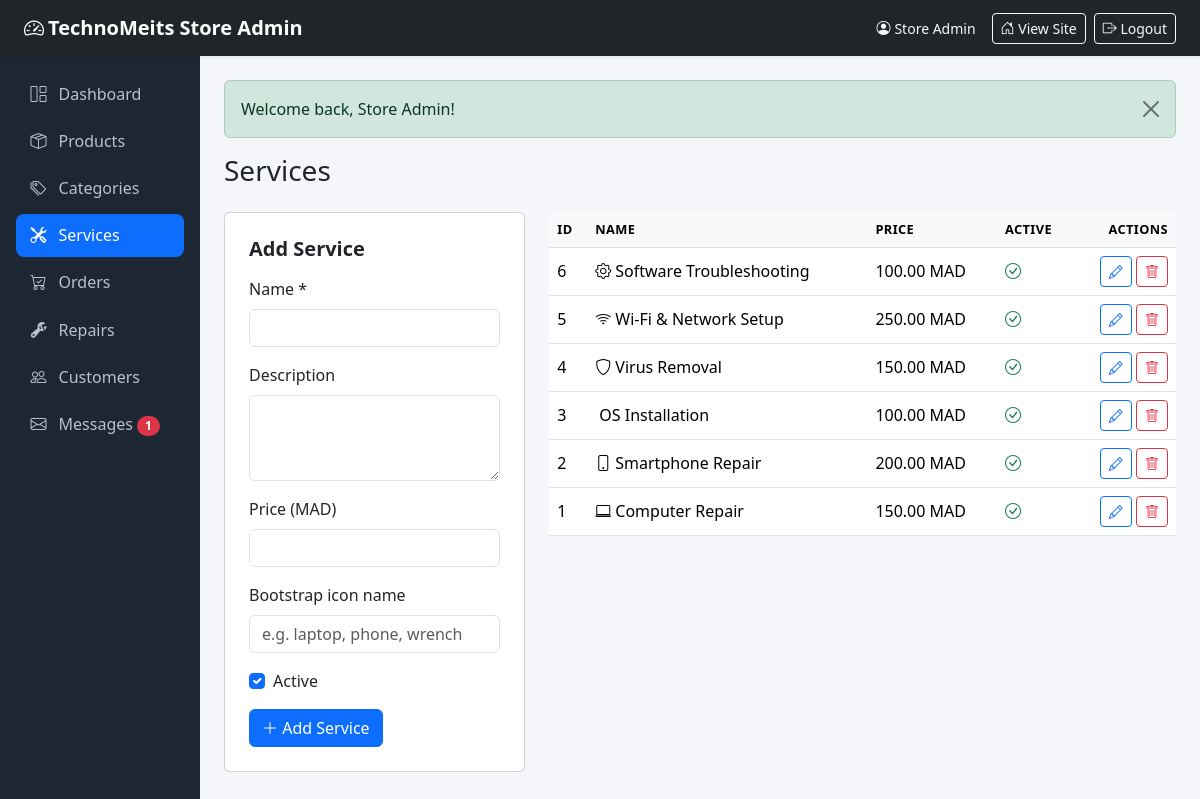
Page /public/admin/services (signed in) on the committed database.
### tables this page shows
CREATE TABLE services (
    id          INT UNSIGNED AUTO_INCREMENT PRIMARY KEY,
    name        VARCHAR(150) NOT NULL,
    description TEXT,
    price       DECIMAL(10, 2) DEFAULT NULL,
    icon        VARCHAR(100) DEFAULT NULL,
    is_active   TINYINT(1) NOT NULL DEFAULT 1,
    created_at  TIMESTAMP NOT NULL DEFAULT CURRENT_TIMESTAMP
);

### app/controllers/admin/ServicesController.php (called while the page is built, shortened)
<?php
class ServicesController extends Controller
{
    public function index()
    {
        $this->adminView('admin/services/index', [
            'title'       => 'Services',
            'adminActive' => 'services',
            'services'    => (new Service())->all(),
        ]);
    }
}

### app/core/App.php (called while the page is built, shortened)
<?php
class App
{
    protected $controller;
    protected $method = 'index';
    public function __construct()
    {
        $url = $this->parseUrl();
        if (!empty($url) && strtolower($url[0]) === 'admin') {
            array_shift($url);
            $this->resolveAdmin($url);
        } else {
            $this->resolvePublic($url);
        }
        $this->params = array_values($url);
        call_user_func_array([$this->controller, $this->method], $this->params);
    }
    private function resolveAdmin(&$url)
    {
        $controllerName = !empty($url[0]) ? ucfirst(strtolower($url[0])) . 'Controller' : 'DashboardController';
        $class          = 'App\\Controllers\\Admin\\' . $controllerName;
        array_shift($url);
        $this->controller = class_exists($class) ? new $class() : new ErrorController();
        $this->method     = !empty($url[0]) ? strtolower(array_shift($url)) : 'index';
    }
    private function parseUrl()
    {
        if (isset($_GET['url'])) {
            $url = rtrim($_GET['url'], '/');
            $url = filter_var($url, FILTER_SANITIZE_URL);
            return explode('/', $url);
        }
        return [];
    }
}

### public/index.php (called while the page is built, shortened)
<?php
require_once APP_PATH . '/core/helpers.php';
new App();

### app/core/helpers.php (called while the page is built, shortened)
<?php
function e($value)
{
    return htmlspecialchars((string) $value, ENT_QUOTES, 'UTF-8');
}
function url($path = '')
{
    return BASE_URL . ltrim($path, '/');
}
function old($key, $default = '')
{
    return $_POST[$key] ?? $default;
}
function money($amount)
{
    return number_format((float) $amount, 2, '.', '') . ' ' . CURRENCY;
}

### app/core/Database.php (called while the page is built, shortened)
<?php
class Database
{
    private $pdo;
    private function __construct()
    {
        $dsn = 'mysql:host=' . DB_HOST . ';port=' . DB_PORT . ';dbname=' . DB_NAME . ';charset=utf8mb4';
        try {
            $this->pdo = new PDO($dsn, DB_USER, DB_PASS, [
                PDO::ATTR_ERRMODE            => PDO::ERRMODE_EXCEPTION,
                PDO::ATTR_DEFAULT_FETCH_MODE => PDO::FETCH_ASSOC,
                PDO::ATTR_EMULATE_PREPARES   => false,
                PDO::ATTR_TIMEOUT            => 5,
            ]);
        } catch (PDOException $e) {
            http_response_code(500);
            die('Database connection failed: ' . htmlspecialchars($e->getMessage(), ENT_QUOTES, 'UTF-8'));
        }
    }
    public function run($sql, $params = [])
    {
        $stmt = $this->pdo->prepare($sql);
        $stmt->execute($params);
        return $stmt;
    }
    public function fetchAll($sql, $params = [])
    {
        return $this->run($sql, $params)->fetchAll();
    }
}

### app/core/Model.php (called while the page is built, shortened)
<?php
abstract class Model
{
    protected $db;
    protected $table;
    protected $primaryKey = 'id';
    public function __construct()
    {
        $this->db = Database::instance();
    }
    public function all()
    {
        return $this->db->fetchAll("SELECT * FROM {$this->table} ORDER BY {$this->primaryKey} DESC");
    }
}

### app/views/admin/services/index.php (the view, shortened to what this page needs)
<h1 class="h3 mb-4">Services</h1>
<div class="row g-4">
    <div class="col-lg-4">
        <div class="card p-4">
            <h5 class="fw-bold mb-3">Add Service</h5>
            <form method="post" action="<?= url('admin/services/store') ?>">
                <div class="mb-3">
                    <label class="form-label">Name *</label>
                    <input type="text" name="name" class="form-control" value="<?= e(old('name')) ?>" required>
                </div>
                <div class="mb-3">
                    <label class="form-label">Description</label>
                    <textarea name="description" rows="3" class="form-control"><?= e(old('description')) ?></textarea>
                </div>
                <div class="mb-3">
                    <label class="form-label">Price (<?= CURRENCY ?>)</label>
                    <input type="number" step="0.01" name="price" class="form-control" value="<?= e(old('price')) ?>">
                </div>
                <div class="mb-3">
                    <label class="form-label">Bootstrap icon name</label>
                    <input type="text" name="icon" class="form-control" value="<?= e(old('icon')) ?>" placeholder="e.g. laptop, phone, wrench">
                </div>
                <div class="mb-3 form-check">
                    <input type="checkbox" name="is_active" id="is_active" class="form-check-input" value="1" checked>
                    <label class="form-check-label" for="is_active">Active</label>
                </div>
                <button class="btn btn-primary"><i class="bi bi-plus-lg"></i> Add Service</button>
            </form>
        </div>
    </div>
    <div class="col-lg-8">
        <div class="table-responsive">
            <table class="table align-middle">
                <thead>
                    <tr>
                        <th>ID</th>
                        <th>Name</th>
                        <th>Price</th>
                        <th>Active</th>
                        <th class="text-end">Actions</th>
                    </tr>
                </thead>
                <tbody>
                    <?php foreach ($services as $service): ?>
                        <tr>
                            <td><?= (int) $service['id'] ?></td>
                            <td><i class="bi bi-<?= e($service['icon'] ?: 'wrench') ?> me-1"></i><?= e($service['name']) ?></td>
                            <td><?= $service['price'] ? money($service['price']) : '--' ?></td>
                            <td><?= $service['is_active'] ? '<span class="text-success"><i class="bi bi-check-circle"></i></span>' : '<span class="text-secondary"><i class="bi bi-x-circle"></i></span>' ?></td>
                            <td class="text-end">
                                <a href="<?= url('admin/services/edit/' . $service['id']) ?>" class="btn btn-sm btn-outline-primary"><i class="bi bi-pencil"></i></a>
                                <form method="post" action="<?= url('admin/services/destroy/' . $service['id']) ?>" class="d-inline" data-confirm="Delete this service?">
                                    <button class="btn btn-sm btn-outline-danger"><i class="bi bi-trash"></i></button>
                                </form>
                            </td>
                        </tr>
                    <?php endforeach; ?>
                </tbody>
            </table>
        </div>
    </div>
</div>

### public/assets/css/style.css (style rules this page uses)
:root { --brand-color: #0d6efd; --brand-dark: #0b5ed7; }
body { font-family: system-ui, -apple-system, "Segoe UI", Roboto, sans-serif; overflow-x: hidden; }
.admin-body { background: #f4f6f9; }
.table thead th { font-size: 0.8rem; text-transform: uppercase; letter-spacing: 0.03em; background: #f8f9fa; }

### rows in the picture
services: id "6", name "Software Troubleshooting", price "100.00 MAD", is_active 1 (drawn)
services: id "5", name "Wi-Fi & Network Setup", price "250.00 MAD", is_active 1 (drawn)
services: id "4", name "Virus Removal", price "150.00 MAD", is_active 1 (drawn)
services: id "3", name "OS Installation", price "100.00 MAD", is_active 1 (drawn)
services: id "2", name "Smartphone Repair", price "200.00 MAD", is_active 1 (drawn)
services: id "1", name "Computer Repair", price "150.00 MAD", is_active 1 (drawn)

### other values in the picture
APP_NAME "TechnoMeits Store"
currentUser()['name'] "Store Admin"
$unread "1"
$alert['message'] "Welcome back, Store Admin!"
CURRENCY "MAD"
